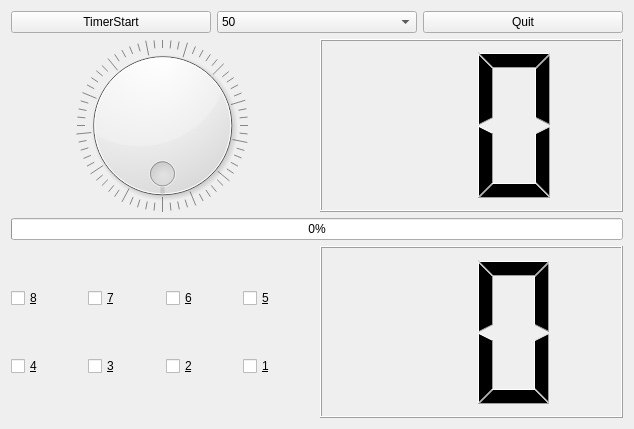
<?xml version="1.0" encoding="UTF-8"?>
<ui version="4.0">
 <class>Tab1DevControl</class>
 <widget class="QWidget" name="Tab1DevControl">
  <property name="geometry">
   <rect>
    <x>0</x>
    <y>0</y>
    <width>634</width>
    <height>429</height>
   </rect>
  </property>
  <property name="windowTitle">
   <string>Form</string>
  </property>
  <layout class="QVBoxLayout" name="verticalLayout" stretch="1,4,1,4">
   <item>
    <layout class="QHBoxLayout" name="horizontalLayout" stretch="0,0,0">
     <item>
      <widget class="QPushButton" name="pPBtimerStart">
       <property name="text">
        <string>TimerStart</string>
       </property>
       <property name="checkable">
        <bool>true</bool>
       </property>
      </widget>
     </item>
     <item>
      <widget class="QComboBox" name="pCBtimerValue">
       <item>
        <property name="text">
         <string>50</string>
        </property>
       </item>
       <item>
        <property name="text">
         <string>100</string>
        </property>
       </item>
       <item>
        <property name="text">
         <string>200</string>
        </property>
       </item>
       <item>
        <property name="text">
         <string>500</string>
        </property>
       </item>
       <item>
        <property name="text">
         <string>1000</string>
        </property>
       </item>
       <item>
        <property name="text">
         <string>2000</string>
        </property>
       </item>
      </widget>
     </item>
     <item>
      <widget class="QPushButton" name="pPBQuit">
       <property name="text">
        <string>Quit</string>
       </property>
      </widget>
     </item>
    </layout>
   </item>
   <item>
    <layout class="QHBoxLayout" name="horizontalLayout_2">
     <item>
      <widget class="QDial" name="pDialLed">
       <property name="maximum">
        <number>255</number>
       </property>
       <property name="tracking">
        <bool>true</bool>
       </property>
       <property name="wrapping">
        <bool>true</bool>
       </property>
       <property name="notchesVisible">
        <bool>true</bool>
       </property>
      </widget>
     </item>
     <item>
      <widget class="QLCDNumber" name="pLcdNumberLed">
       <property name="digitCount">
        <number>2</number>
       </property>
       <property name="mode">
        <enum>QLCDNumber::Hex</enum>
       </property>
       <property name="segmentStyle">
        <enum>QLCDNumber::Filled</enum>
       </property>
      </widget>
     </item>
    </layout>
   </item>
   <item>
    <layout class="QHBoxLayout" name="horizontalLayout_3">
     <item>
      <widget class="QProgressBar" name="pProgressBarLed">
       <property name="maximum">
        <number>255</number>
       </property>
       <property name="value">
        <number>0</number>
       </property>
      </widget>
     </item>
    </layout>
   </item>
   <item>
    <layout class="QHBoxLayout" name="horizontalLayout_4">
     <item>
      <layout class="QGridLayout" name="pGridLayoutKey">
       <item row="1" column="1">
        <widget class="QCheckBox" name="pCBKey3">
         <property name="text">
          <string>&amp;3</string>
         </property>
        </widget>
       </item>
       <item row="1" column="2">
        <widget class="QCheckBox" name="pCBKey2">
         <property name="text">
          <string>&amp;2</string>
         </property>
        </widget>
       </item>
       <item row="1" column="0">
        <widget class="QCheckBox" name="pCBKey4">
         <property name="text">
          <string>&amp;4</string>
         </property>
        </widget>
       </item>
       <item row="1" column="3">
        <widget class="QCheckBox" name="pCBKey1">
         <property name="text">
          <string>&amp;1</string>
         </property>
        </widget>
       </item>
       <item row="0" column="3">
        <widget class="QCheckBox" name="pCBKey5">
         <property name="text">
          <string>&amp;5</string>
         </property>
        </widget>
       </item>
       <item row="0" column="2">
        <widget class="QCheckBox" name="pCBKey6">
         <property name="text">
          <string>&amp;6</string>
         </property>
        </widget>
       </item>
       <item row="0" column="1">
        <widget class="QCheckBox" name="pCBKey7">
         <property name="text">
          <string>&amp;7</string>
         </property>
        </widget>
       </item>
       <item row="0" column="0">
        <widget class="QCheckBox" name="pCBKey8">
         <property name="text">
          <string>&amp;8</string>
         </property>
        </widget>
       </item>
      </layout>
     </item>
     <item>
      <widget class="QLCDNumber" name="pLcdNumberKey">
       <property name="digitCount">
        <number>2</number>
       </property>
       <property name="mode">
        <enum>QLCDNumber::Hex</enum>
       </property>
      </widget>
     </item>
    </layout>
   </item>
  </layout>
 </widget>
 <resources/>
 <connections>
  <connection>
   <sender>pDialLed</sender>
   <signal>valueChanged(int)</signal>
   <receiver>pLcdNumberLed</receiver>
   <slot>display(int)</slot>
   <hints>
    <hint type="sourcelabel">
     <x>157</x>
     <y>192</y>
    </hint>
    <hint type="destinationlabel">
     <x>458</x>
     <y>189</y>
    </hint>
   </hints>
  </connection>
  <connection>
   <sender>pDialLed</sender>
   <signal>valueChanged(int)</signal>
   <receiver>pProgressBarLed</receiver>
   <slot>setValue(int)</slot>
   <hints>
    <hint type="sourcelabel">
     <x>225</x>
     <y>259</y>
    </hint>
    <hint type="destinationlabel">
     <x>285</x>
     <y>411</y>
    </hint>
   </hints>
  </connection>
 </connections>
</ui>
